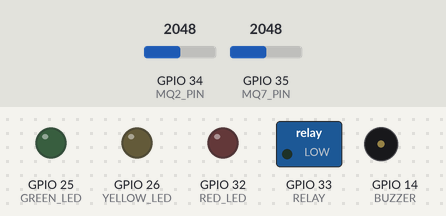
Recording of a sketch running on a simulated ESP32. Shown: switched loads named in the sketch (green lamp = pin HIGH), output pins drawn as LEDs (lit = HIGH), buzzer (waves = sounding, pin HIGH). The inputs (shaded band) are chosen by the test bench; at power-on: GPIO 34 (MQ2_PIN) = 2048, GPIO 35 (MQ7_PIN) = 2048. WiFi joins after 1.5 s; servers stay silent unless stated; uploads are accepted with an empty reply; what the sketch prints to the serial monitor is not drawn.

Above: at 0.1 s.
At 2.6 s:
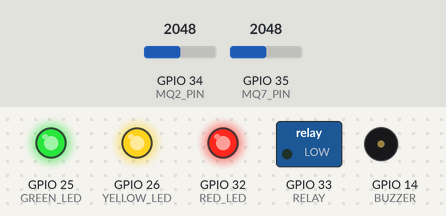
At 23.1 s:
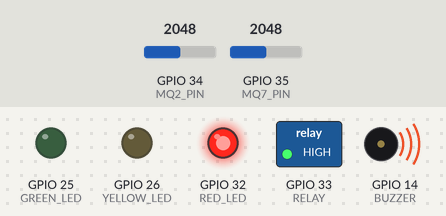
Timing chart, 0 to 24.6 s (numbered marks = the images above):
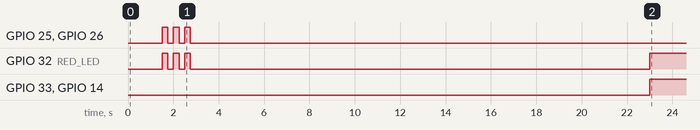

Measured:
- by itself, GPIO 32 (RED_LED): goes LOW 0.25 s, HIGH 0.25 s, LOW 0.25 s, HIGH 0.25 s, LOW 20.3 s, then HIGH
- by itself, GPIO 33 (RELAY), GPIO 14 (BUZZER): LOW → HIGH at 23.0 s

The sketch:

edgeaicode.ino
```cpp
#include <WiFi.h>
#include <HTTPClient.h>

// 🔥 YOUR WIFI DETAILS
const char* ssid = "Poco X6";
const char* password = "jones007";

// 🔥 YOUR LAPTOP IP
const char* serverName = "https://prefeudal-respectively-britni.ngrok-free.dev/data";

#define MQ2_PIN 34
#define MQ7_PIN 35

#define GREEN_LED 25
#define YELLOW_LED 26
#define RED_LED 32

#define BUZZER 14
#define RELAY 33

// Baseline values (GLOBAL)
int base_mq2 = 450;
int base_mq7 = 850;

// 🔥 EDGE AI MODEL FUNCTION
String predictGas(int mq2, int mq7) {

  float score_danger =
  (0.0149834 * mq2) +
  (0.01188223 * mq7) -
  34.77579807;
  float score_safe =
  (-0.02859949 * mq2) +
  (-0.00691922 * mq7) +
  41.42305698;
  float score_warning =
  (0.01361609 * mq2) +
  (-0.00496301 * mq7) -
  6.6472589;

  if (score_danger > score_safe*0.9 && score_danger > score_warning) {
    return "danger";
  }
  else if (score_safe > score_warning) {
    return "safe";
  }
  else {
    return "warning";
  }
}

void wifiConnectedBlink() {
  for (int i = 0; i < 3; i++) {
    digitalWrite(GREEN_LED, HIGH);
    digitalWrite(YELLOW_LED, HIGH);
    digitalWrite(RED_LED, HIGH);
    delay(250);

    digitalWrite(GREEN_LED, LOW);
    digitalWrite(YELLOW_LED, LOW);
    digitalWrite(RED_LED, LOW);
    delay(250);
  }
}

void setup() {
  Serial.begin(115200);

  pinMode(GREEN_LED, OUTPUT);
  pinMode(YELLOW_LED, OUTPUT);
  pinMode(RED_LED, OUTPUT);
  pinMode(BUZZER, OUTPUT);
  pinMode(RELAY, OUTPUT);

  // 🔌 CONNECT TO WIFI (MODIFIED - NON BLOCKING)
  WiFi.begin(ssid, password);
  Serial.print("Connecting to WiFi");

  unsigned long startAttemptTime = millis();

  while (WiFi.status() != WL_CONNECTED && millis() - startAttemptTime < 10000) {
    delay(500);
    Serial.print(".");
  }

  if (WiFi.status() == WL_CONNECTED) {
    Serial.println("\nConnected to WiFi!");
    Serial.print("ESP32 IP: ");
    Serial.println(WiFi.localIP());

    // 🔥 BLINK LEDs 3 TIMES AFTER CONNECT
    wifiConnectedBlink();
  } else {
    Serial.println("\nWiFi NOT connected. Running in OFFLINE mode.");
  }

  delay(20000); // warm-up
}

void loop() {

  // 🔁 AUTO RECONNECT WIFI (ADDED)
  if (WiFi.status() != WL_CONNECTED) {
    static unsigned long lastAttempt = 0;

    if (millis() - lastAttempt > 10000) {
      Serial.println("Reconnecting to WiFi...");
      WiFi.begin(ssid, password);
      lastAttempt = millis();
    }
  }

  int mq2 = analogRead(MQ2_PIN);
  int mq7 = analogRead(MQ7_PIN);

  int diff_mq2 = mq2 - base_mq2;
  int diff_mq7 = mq7 - base_mq7;

  int gasLevel = max(diff_mq2, diff_mq7);

  // 🔥 USE EDGE AI MODEL
  String status = predictGas(mq2, mq7);

  Serial.print("MQ2: ");
  Serial.print(mq2);
  Serial.print(" MQ7: ");
  Serial.print(mq7);
  Serial.print(" Level: ");
  Serial.print(gasLevel);
  Serial.print(" AI Status: ");
  Serial.println(status);

  // 🔥 APPLY ACTION BASED ON AI
  if (status == "safe") {

    digitalWrite(GREEN_LED, HIGH);
    digitalWrite(YELLOW_LED, LOW);
    digitalWrite(RED_LED, LOW);
    digitalWrite(BUZZER, LOW);
    digitalWrite(RELAY, LOW);
  }

  else if (status == "warning") {

    digitalWrite(GREEN_LED, LOW);
    digitalWrite(YELLOW_LED, HIGH);
    digitalWrite(RED_LED, LOW);

    digitalWrite(RELAY, HIGH);

    digitalWrite(BUZZER, HIGH);
    delay(200);
    digitalWrite(BUZZER, LOW);
  }

  else { // danger

    digitalWrite(GREEN_LED, LOW);
    digitalWrite(YELLOW_LED, LOW);
    digitalWrite(RED_LED, HIGH);

    digitalWrite(RELAY, HIGH);
    digitalWrite(BUZZER, HIGH);
  }

  // 🔥 SEND DATA TO SERVER (ONLY IF WIFI AVAILABLE)
  if (WiFi.status() == WL_CONNECTED) {
    HTTPClient http;

    http.begin(serverName);
    http.addHeader("Content-Type", "application/json");

    String jsonData = "{";
    jsonData += "\"house_id\":\"house_01\",";
    jsonData += "\"gas_type\":\"LPG\",";
    jsonData += "\"ppm_mq2\":" + String(mq2) + ",";
    jsonData += "\"ppm_mq7\":" + String(mq7) + ",";
    jsonData += "\"alert_level\":\"" + status + "\",";
    jsonData += "\"fan_status\":\"" + String((status != "safe") ? "on" : "off") + "\",";
    jsonData += "\"timestamp\":\"" + String(millis()) + "\"";
    jsonData += "}";

    int httpResponseCode = http.POST(jsonData);

    Serial.print("HTTP Response: ");
    Serial.println(httpResponseCode);

    http.end();
  } else {
    Serial.println("Offline mode: Data not sent");
  }

  delay(1000);
}
```
